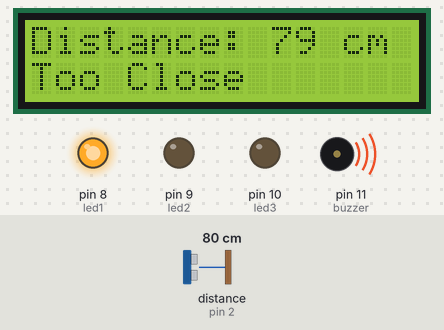
A sketch run on a simulated Arduino Uno, built with avr-gcc and run on an emulated ATmega328P. On the bench: 16×2 character LCD, output pins drawn as LEDs (lit = HIGH), buzzer (waves = sounding, pin HIGH). Wiring (inferred from the names in the program): ultrasonic range finder: trigger pin 3; echo pin 2. Inputs (shaded band) come from the test bench; at power-on: distance to the obstacle (sensor on pin 2) 80 cm. The echo pulse lasts 58.3 µs per cm; pins used as bus, display or sensor lines are not drawn; what the sketch prints to the serial monitor is not drawn.

Above: at 2.2 s.
2.3 s: distance to the obstacle (sensor on pin 2) set to 120 cm
At 2.9 s:
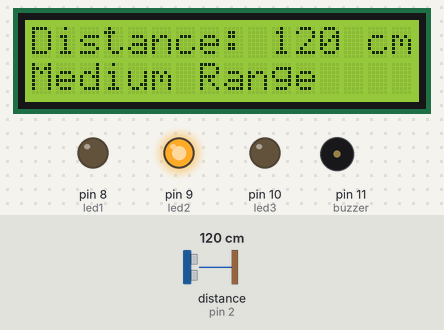
3.9 s: distance to the obstacle (sensor on pin 2) set to 106 cm
At 5.5 s:
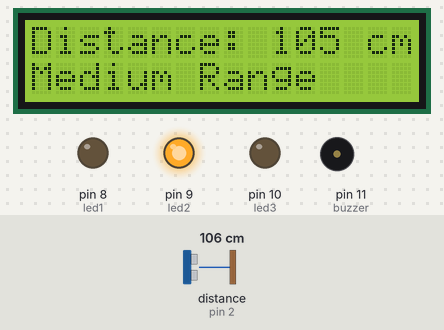
5.8 s: distance to the obstacle (sensor on pin 2) set to 97 cm
At 7.3 s:
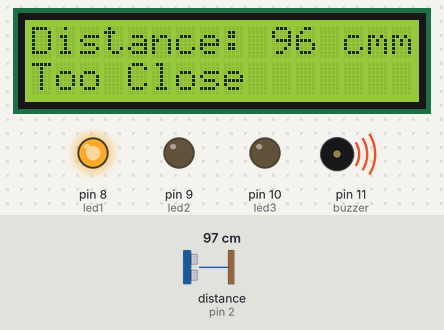
7.6 s: distance to the obstacle (sensor on pin 2) set to 250 cm
At 8.3 s:
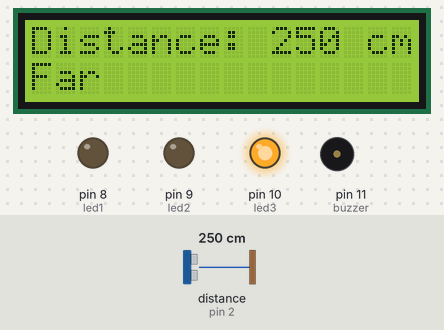
9.3 s: distance to the obstacle (sensor on pin 2) set to 205 cm
At 10.8 s:
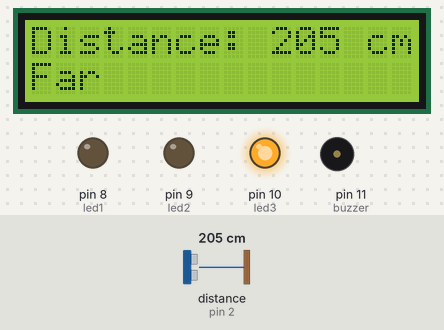
11.1 s: distance to the obstacle (sensor on pin 2) set to 195 cm
At 12.2 s:
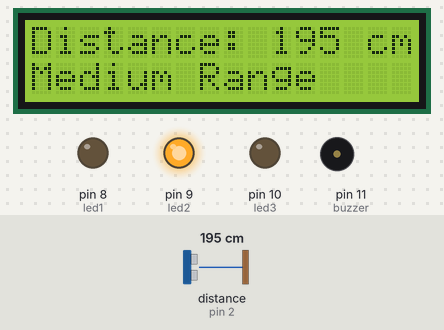
Timing chart, 0 to 13.9 s (numbered marks = the images above; inputs shaded):
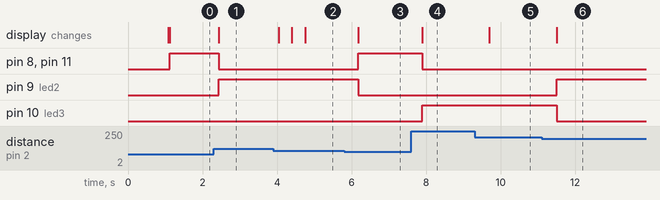

Measured:
- the behaviour switches between 101 and 100 cm on distance to the obstacle (sensor on pin 2) (found by bisection; images 2 and 3)
- the behaviour switches between 200 and 199 cm on distance to the obstacle (sensor on pin 2) (found by bisection; images 5 and 6)
- after the input at 2.3 s, pin 8 (led1), pin 11 (buzzer): HIGH → LOW after 0.13 s; pin 9 (led2): LOW → HIGH after 0.13 s; the display: changes after 0.13 s (image 1)
- after the input at 3.9 s, the display: changes after 0.14 s (image 2)
- after the input at 5.8 s, pin 8 (led1), pin 11 (buzzer): LOW → HIGH after 0.38 s; pin 9 (led2): HIGH → LOW after 0.38 s; the display: changes after 0.38 s (image 3)
- after the input at 7.6 s, pin 8 (led1), pin 11 (buzzer): HIGH → LOW after 0.30 s; pin 10 (led3): LOW → HIGH after 0.30 s; the display: changes after 0.30 s (image 4)
- after the input at 9.3 s, the display: changes after 0.40 s (image 5)
- after the input at 11.1 s, pin 9 (led2): LOW → HIGH after 0.40 s; pin 10 (led3): HIGH → LOW after 0.40 s; the display: changes after 0.40 s (image 6)

The sketch:

ultrasonic_distance_detector.ino
```cpp
#include <Wire.h>
#include <LiquidCrystal_I2C.h>
LiquidCrystal_I2C lcd(0x20, 16, 2);

#define echoPin 2
#define trigPin 3

int led1 = 8;
int led2 = 9;
int led3 = 10;
int buzzer = 11;

long duration;
int distance;
int lastDistance = -1;

void setup() {
  lcd.init();
  lcd.backlight();
  lcd.display();

  pinMode(trigPin, OUTPUT);
  pinMode(echoPin, INPUT);

  pinMode(led1, OUTPUT);
  pinMode(led2, OUTPUT);
  pinMode(led3, OUTPUT);
  pinMode(buzzer, OUTPUT);

  Serial.begin(500);
  lcd.setCursor(0, 0);
  lcd.print("System start");
  delay(1000);
  lcd.clear();
}

void loop() {
  // Trigger pulse
  digitalWrite(trigPin, LOW);
  delayMicroseconds(2);
  digitalWrite(trigPin, HIGH);
  delayMicroseconds(10);
  digitalWrite(trigPin, LOW);

  duration = pulseIn(echoPin, HIGH);
  distance = duration * 0.0344 / 2;

  Serial.print("Distance: ");
  Serial.print(distance);
  Serial.println(" cm");

  if (distance != lastDistance) {
    lcd.setCursor(0, 0);
    lcd.print("Distance:     ");
    lcd.setCursor(10, 0);
    lcd.print(distance);
    lcd.print(" cm");

    lcd.setCursor(0, 1);

    if (distance < 100) {
      lcd.print("Too Close      ");
      digitalWrite(led1, HIGH);
      digitalWrite(led2, LOW);
      digitalWrite(led3, LOW);
      digitalWrite(buzzer, HIGH);  // Buzzer ON when too close
    } else if (distance < 200) {
      lcd.print("Medium Range  ");
      digitalWrite(led1, LOW);
      digitalWrite(led2, HIGH);
      digitalWrite(led3, LOW);
      digitalWrite(buzzer, LOW);  // Buzzer OFF
    } else {
      lcd.print("Far           ");
      digitalWrite(led1, LOW);
      digitalWrite(led2, LOW);
      digitalWrite(led3, HIGH);
      digitalWrite(buzzer, LOW);  // Buzzer OFF
    }
    lastDistance = distance;
  }
  delay(250);
}
```
